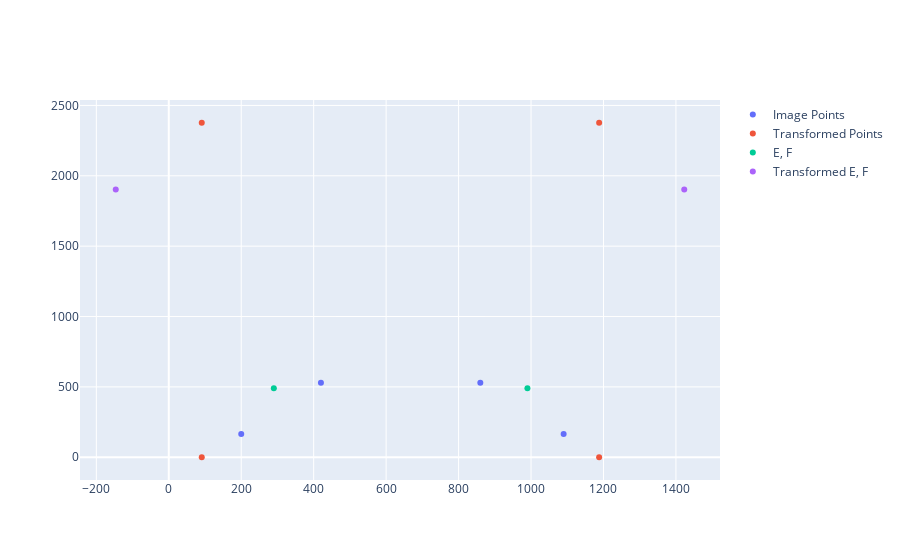

Source (notebook cell):
### Code cell
fig.add_trace(go.Scatter(x=[E_image[0], F_image[0]], y=[E_image[1], F_image[1],], mode='markers', name='E, F'))
fig.add_trace(go.Scatter(x=[E_transformed[0], F_transformed[0]], y=[E_transformed[1], F_transformed[1]], mode='markers', name='Transformed E, F'))
#fig.add_trace(go.Scatter(x=[E_ground[0], F_ground[0]], y=[E_ground[1], F_ground[1]], mode='markers', name='Ground E, F'))

### Figure 1 — Plotly figure (JSON) as saved in the notebook; plotly's stock layout.template omitted (floating-point values rounded to 4 significant figures)
{"data": [{"mode": "markers", "name": "Image Points", "type": "scatter", "x": [420, 860, 1090, 200], "y": [530, 530, 165, 165]}, {"mode": "markers", "name": "Transformed Points", "type": "scatter", "x": [91.0, 1188.0, 1188, 91.0], "y": [2377.0, 2377.0, 0, 0]}, {"mode": "markers", "name": "E, F", "type": "scatter", "x": [290, 990], "y": [490, 490]}, {"mode": "markers", "name": "Transformed E, F", "type": "scatter", "x": [-146.4, 1423.0], "y": [1903.0, 1903.0]}], "layout": {}}
